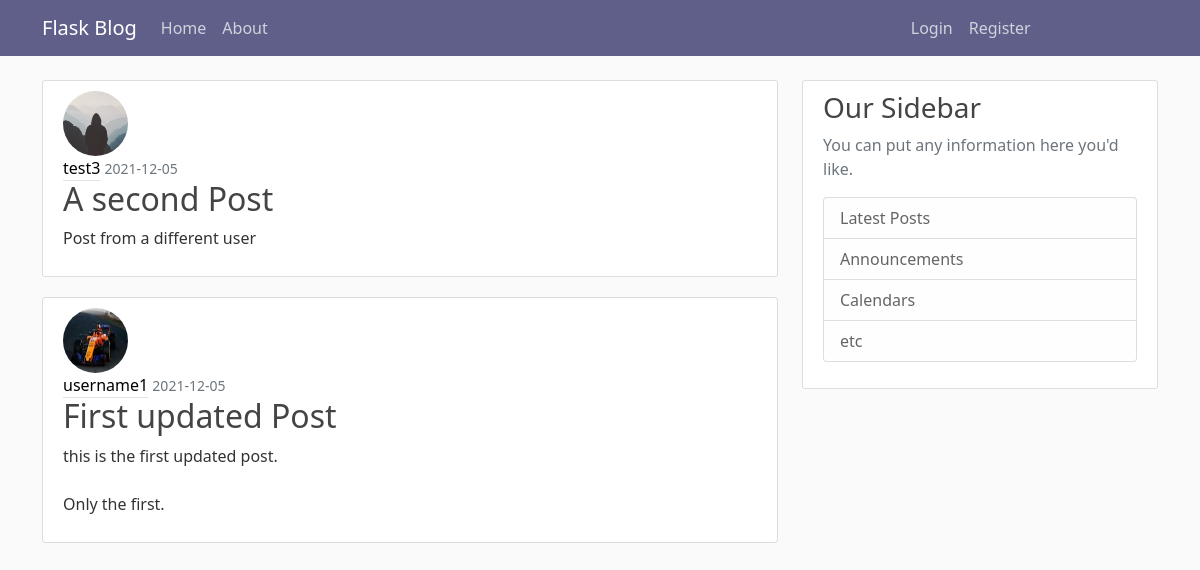
Page /home on the earlier database version.
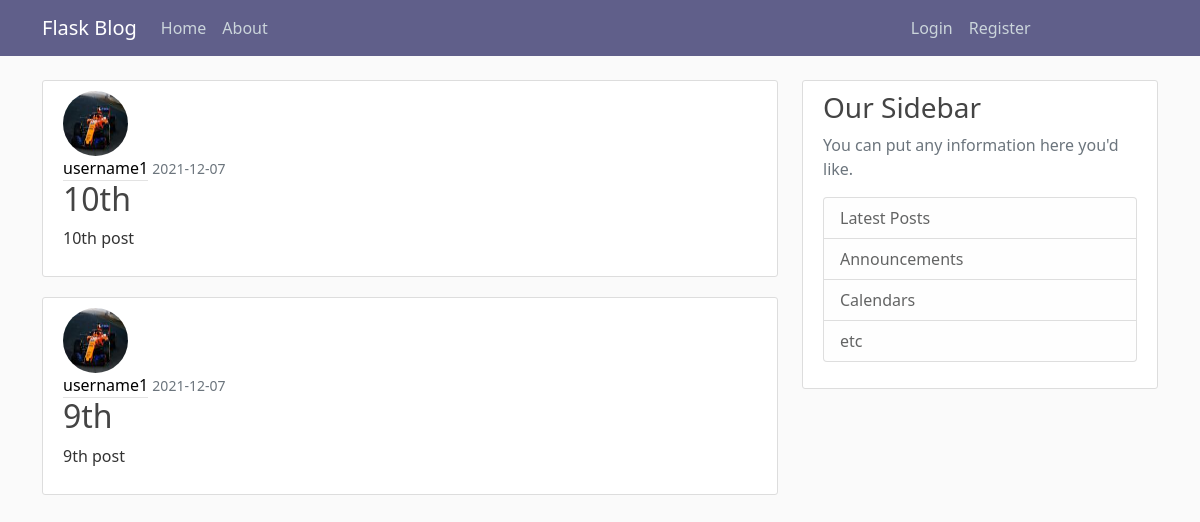
Same page on the later database version.
### flask_blog/models.py (models this page shows, shortened)
class Post(db.Model):
    id = db.Column(db.Integer, primary_key=True)
    title = db.Column(db.String(100), nullable=False)
    date_posted = db.Column(db.DateTime, nullable=False, default=datetime.utcnow)
    content = db.Column(db.Text, nullable=False)
    user_id = db.Column(db.Integer, db.ForeignKey('user.id'), nullable=False)

class User(db.Model, UserMixin):
    id = db.Column(db.Integer, primary_key=True)
    username = db.Column(db.String(20), unique=True, nullable=False)
    email = db.Column(db.String(120), unique=True, nullable=False)
    image_file = db.Column(db.String(20), nullable=False, default='default.jpg')
    password = db.Column(db.String(20), nullable=False)
    posts = db.relationship('Post', backref='author', lazy=True)

### flask_blog/routes.py (the view)
@app.route("/")# Different pages that are required
@app.route("/home")
def home():
    page = request.args.get('page', 1, type=int)
    posts = Post.query.order_by(Post.date_posted.desc()).paginate(page=page, per_page=2)
    return render_template('home.html', posts=posts)

### flask_blog/templates/home.html
{% extends "layout.html" %}
{% block content %}
    {% for post in posts %}
    <article class="media content-section">
      <img class="rounded-circle article-img" src="{{ url_for('static', filename='profile_pics/' + post.author.image_file) }}">
        <div class="media-body">
          <div class="article-metadata">
            <a class="mr-2" href="#">{{ post.author.username }}</a>
            <small class="text-muted">{{ post.date_posted.strftime('%Y-%m-%d') }}</small>
          </div>
          <h2><a class="article-title" href="{{ url_for('post', post_id=post.id) }}">{{ post.title }}</a></h2>
          <p class="article-content">{{ post.content }}</p>
        </div>
      </article>
    {% endfor %}
{% endblock content %}

Differences in the rows shown:
no longer on this page (row unchanged): Post: image_file (placeholder picture), author.username "test3", date_posted "2021-12-05", title "A second Post", content "Post from a different user"
no longer on this page (row unchanged): Post: image_file (picture), author.username "username1", date_posted "2021-12-05", title "First updated Post", content "this is the first updated post. Only the first."
added Post: image_file (picture), author.username "username1", date_posted "2021-12-07", title "10th", content "10th post"
added Post: image_file (picture), author.username "username1", date_posted "2021-12-07", title "9th", content "9th post"
